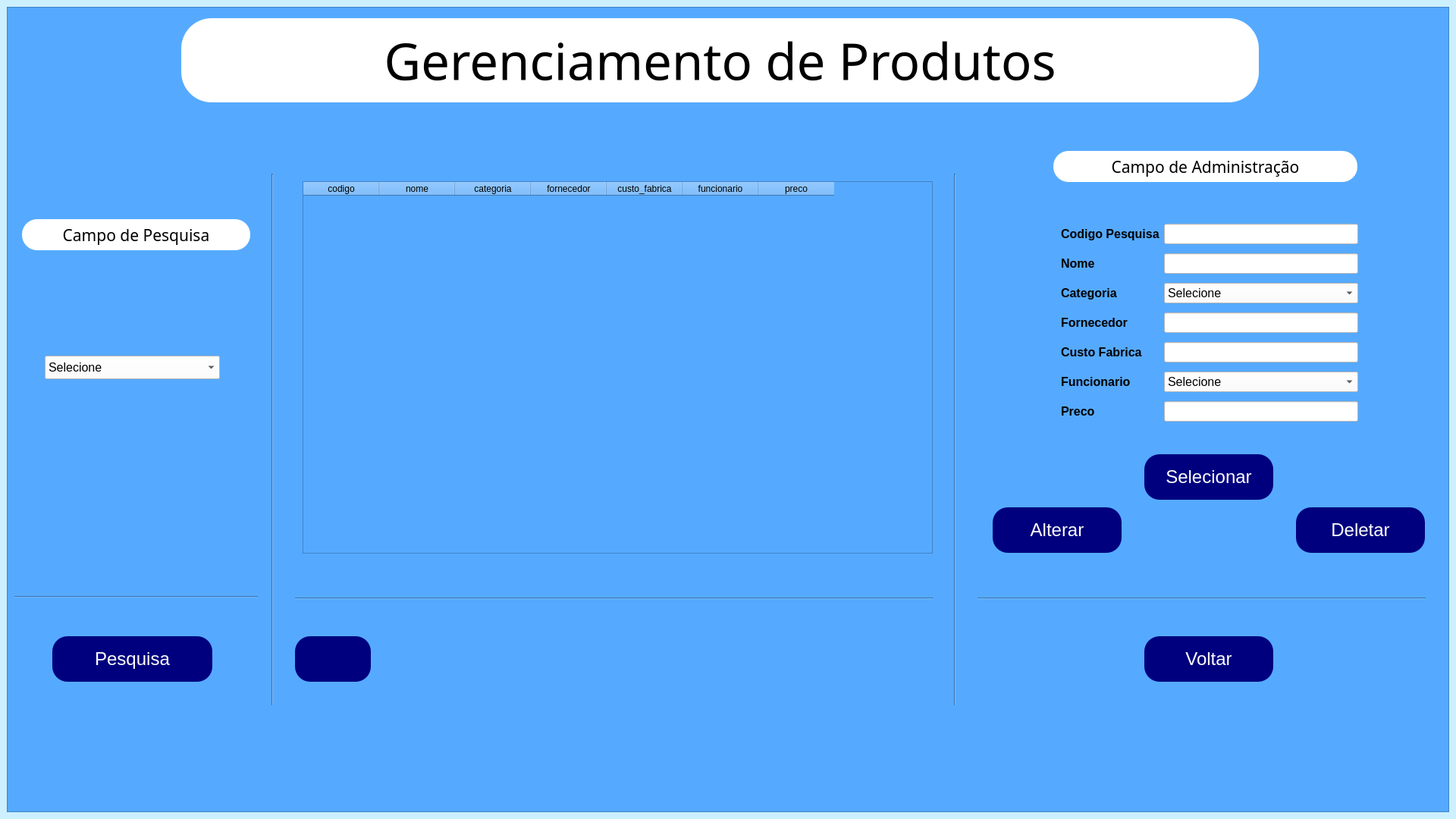
<?xml version="1.0" encoding="UTF-8"?>
<ui version="4.0">
 <class>MainWindow</class>
 <widget class="QMainWindow" name="MainWindow">
  <property name="geometry">
   <rect>
    <x>0</x>
    <y>0</y>
    <width>1920</width>
    <height>1080</height>
   </rect>
  </property>
  <property name="windowTitle">
   <string>Kitton Informática - Configuração</string>
  </property>
  <property name="windowIcon">
   <iconset>
    <normaloff>Imagens/Logomarca Ícone.ico</normaloff>Imagens/Logomarca Ícone.ico</iconset>
  </property>
  <property name="styleSheet">
   <string notr="true">background-color: rgb(205,240,255);</string>
  </property>
  <widget class="QWidget" name="centralwidget">
   <layout class="QGridLayout" name="gridLayout">
    <item row="0" column="0">
     <widget class="QFrame" name="frame_2">
      <property name="layoutDirection">
       <enum>Qt::LeftToRight</enum>
      </property>
      <property name="styleSheet">
       <string notr="true">background-color: rgb(85, 170, 255);</string>
      </property>
      <property name="frameShape">
       <enum>QFrame::StyledPanel</enum>
      </property>
      <property name="frameShadow">
       <enum>QFrame::Raised</enum>
      </property>
      <widget class="QPushButton" name="botaoSelecionar">
       <property name="geometry">
        <rect>
         <x>1500</x>
         <y>590</y>
         <width>170</width>
         <height>60</height>
        </rect>
       </property>
       <property name="font">
        <font>
         <family>Arial</family>
         <pointsize>18</pointsize>
        </font>
       </property>
       <property name="cursor">
        <cursorShape>PointingHandCursor</cursorShape>
       </property>
       <property name="styleSheet">
        <string notr="true">QPushButton{
background-color: rgb(0, 0, 127);
	color: rgb(255, 255, 255);
border-radius: 20px;
}
QPushButton:hover
{
   background-color:white;
	color: rgb(0, 0, 0);
}</string>
       </property>
       <property name="text">
        <string>Selecionar</string>
       </property>
      </widget>
      <widget class="QPushButton" name="botaoVoltar">
       <property name="geometry">
        <rect>
         <x>1500</x>
         <y>830</y>
         <width>170</width>
         <height>60</height>
        </rect>
       </property>
       <property name="font">
        <font>
         <family>Arial</family>
         <pointsize>18</pointsize>
        </font>
       </property>
       <property name="cursor">
        <cursorShape>PointingHandCursor</cursorShape>
       </property>
       <property name="styleSheet">
        <string notr="true">QPushButton{
background-color: rgb(0, 0, 127);
	color: rgb(255, 255, 255);
border-radius: 20px;
}
QPushButton:hover
{
   background-color:white;
	color: rgb(0, 0, 0);
}</string>
       </property>
       <property name="text">
        <string>Voltar</string>
       </property>
      </widget>
      <widget class="QTableWidget" name="tableWidget">
       <property name="geometry">
        <rect>
         <x>390</x>
         <y>230</y>
         <width>831</width>
         <height>491</height>
        </rect>
       </property>
       <column>
        <property name="text">
         <string>codigo</string>
        </property>
       </column>
       <column>
        <property name="text">
         <string>nome</string>
        </property>
       </column>
       <column>
        <property name="text">
         <string>categoria</string>
        </property>
       </column>
       <column>
        <property name="text">
         <string>fornecedor</string>
        </property>
       </column>
       <column>
        <property name="text">
         <string>custo_fabrica</string>
        </property>
       </column>
       <column>
        <property name="text">
         <string>funcionario</string>
        </property>
       </column>
       <column>
        <property name="text">
         <string>preco</string>
        </property>
       </column>
      </widget>
      <widget class="QPushButton" name="botaoAlterar">
       <property name="geometry">
        <rect>
         <x>1300</x>
         <y>660</y>
         <width>170</width>
         <height>60</height>
        </rect>
       </property>
       <property name="font">
        <font>
         <family>Arial</family>
         <pointsize>18</pointsize>
        </font>
       </property>
       <property name="cursor">
        <cursorShape>PointingHandCursor</cursorShape>
       </property>
       <property name="styleSheet">
        <string notr="true">QPushButton{
background-color: rgb(0, 0, 127);
	color: rgb(255, 255, 255);
border-radius: 20px;
}
QPushButton:hover
{
   background-color:white;
	color: rgb(0, 0, 0);
}</string>
       </property>
       <property name="text">
        <string>Alterar</string>
       </property>
      </widget>
      <widget class="QPushButton" name="botaoPesquisa">
       <property name="geometry">
        <rect>
         <x>60</x>
         <y>830</y>
         <width>211</width>
         <height>60</height>
        </rect>
       </property>
       <property name="font">
        <font>
         <family>Arial</family>
         <pointsize>18</pointsize>
        </font>
       </property>
       <property name="cursor">
        <cursorShape>PointingHandCursor</cursorShape>
       </property>
       <property name="styleSheet">
        <string notr="true">QPushButton{
background-color: rgb(0, 0, 127);
	color: rgb(255, 255, 255);
border-radius: 20px;
}
QPushButton:hover
{
   background-color:white;
	color: rgb(0, 0, 0);
}</string>
       </property>
       <property name="text">
        <string>Pesquisa</string>
       </property>
      </widget>
      <widget class="QLabel" name="label_3">
       <property name="geometry">
        <rect>
         <x>20</x>
         <y>280</y>
         <width>301</width>
         <height>41</height>
        </rect>
       </property>
       <property name="font">
        <font>
         <family>Segoe Print</family>
         <pointsize>16</pointsize>
        </font>
       </property>
       <property name="styleSheet">
        <string notr="true">background-color: rgb(255, 255, 255);
border-radius: 20px;</string>
       </property>
       <property name="text">
        <string>Campo de Pesquisa</string>
       </property>
       <property name="scaledContents">
        <bool>false</bool>
       </property>
       <property name="alignment">
        <set>Qt::AlignCenter</set>
       </property>
       <property name="wordWrap">
        <bool>true</bool>
       </property>
      </widget>
      <widget class="Line" name="line">
       <property name="geometry">
        <rect>
         <x>340</x>
         <y>220</y>
         <width>20</width>
         <height>701</height>
        </rect>
       </property>
       <property name="orientation">
        <enum>Qt::Vertical</enum>
       </property>
      </widget>
      <widget class="Line" name="line_2">
       <property name="geometry">
        <rect>
         <x>10</x>
         <y>770</y>
         <width>321</width>
         <height>16</height>
        </rect>
       </property>
       <property name="orientation">
        <enum>Qt::Horizontal</enum>
       </property>
      </widget>
      <widget class="Line" name="line_3">
       <property name="geometry">
        <rect>
         <x>380</x>
         <y>770</y>
         <width>841</width>
         <height>20</height>
        </rect>
       </property>
       <property name="orientation">
        <enum>Qt::Horizontal</enum>
       </property>
      </widget>
      <widget class="QPushButton" name="botaoDeletar">
       <property name="geometry">
        <rect>
         <x>1700</x>
         <y>660</y>
         <width>170</width>
         <height>60</height>
        </rect>
       </property>
       <property name="font">
        <font>
         <family>Arial</family>
         <pointsize>18</pointsize>
        </font>
       </property>
       <property name="cursor">
        <cursorShape>PointingHandCursor</cursorShape>
       </property>
       <property name="styleSheet">
        <string notr="true">QPushButton{
background-color: rgb(0, 0, 127);
	color: rgb(255, 255, 255);
border-radius: 20px;
}
QPushButton:hover
{
   background-color:white;
	color: rgb(0, 0, 0);
}</string>
       </property>
       <property name="text">
        <string>Deletar</string>
       </property>
      </widget>
      <widget class="QLabel" name="label_8">
       <property name="geometry">
        <rect>
         <x>1380</x>
         <y>190</y>
         <width>401</width>
         <height>41</height>
        </rect>
       </property>
       <property name="font">
        <font>
         <family>Segoe Print</family>
         <pointsize>16</pointsize>
        </font>
       </property>
       <property name="styleSheet">
        <string notr="true">background-color: rgb(255, 255, 255);
border-radius: 20px;</string>
       </property>
       <property name="text">
        <string>Campo de Administração</string>
       </property>
       <property name="scaledContents">
        <bool>false</bool>
       </property>
       <property name="alignment">
        <set>Qt::AlignCenter</set>
       </property>
       <property name="wordWrap">
        <bool>true</bool>
       </property>
      </widget>
      <widget class="QWidget" name="layoutWidget">
       <property name="geometry">
        <rect>
         <x>1390</x>
         <y>280</y>
         <width>392</width>
         <height>274</height>
        </rect>
       </property>
       <layout class="QGridLayout" name="gridLayout_2">
        <item row="1" column="0">
         <widget class="QLabel" name="label_4">
          <property name="font">
           <font>
            <family>Arial</family>
            <pointsize>12</pointsize>
            <weight>75</weight>
            <bold>true</bold>
           </font>
          </property>
          <property name="text">
           <string>Nome</string>
          </property>
         </widget>
        </item>
        <item row="1" column="1">
         <widget class="QLineEdit" name="nomeAlterar">
          <property name="font">
           <font>
            <family>Arial</family>
            <pointsize>12</pointsize>
           </font>
          </property>
          <property name="styleSheet">
           <string notr="true">background-color: rgb(255, 255, 255);</string>
          </property>
         </widget>
        </item>
        <item row="0" column="1">
         <widget class="QLineEdit" name="codigoPesquisa">
          <property name="font">
           <font>
            <family>Arial</family>
            <pointsize>12</pointsize>
           </font>
          </property>
          <property name="styleSheet">
           <string notr="true">background-color: rgb(255, 255, 255);</string>
          </property>
         </widget>
        </item>
        <item row="3" column="1">
         <widget class="QLineEdit" name="fornecedorAlterar">
          <property name="font">
           <font>
            <family>Arial</family>
            <pointsize>12</pointsize>
           </font>
          </property>
          <property name="styleSheet">
           <string notr="true">background-color: rgb(255, 255, 255);</string>
          </property>
         </widget>
        </item>
        <item row="3" column="0">
         <widget class="QLabel" name="label_5">
          <property name="font">
           <font>
            <family>Arial</family>
            <pointsize>12</pointsize>
            <weight>75</weight>
            <bold>true</bold>
           </font>
          </property>
          <property name="text">
           <string>Fornecedor</string>
          </property>
         </widget>
        </item>
        <item row="4" column="1">
         <widget class="QLineEdit" name="custo_fabAlterar">
          <property name="font">
           <font>
            <family>Arial</family>
            <pointsize>12</pointsize>
           </font>
          </property>
          <property name="styleSheet">
           <string notr="true">background-color: rgb(255, 255, 255);</string>
          </property>
         </widget>
        </item>
        <item row="5" column="0">
         <widget class="QLabel" name="label_7">
          <property name="font">
           <font>
            <family>Arial</family>
            <pointsize>12</pointsize>
            <weight>75</weight>
            <bold>true</bold>
           </font>
          </property>
          <property name="text">
           <string>Funcionario</string>
          </property>
         </widget>
        </item>
        <item row="4" column="0">
         <widget class="QLabel" name="label_6">
          <property name="font">
           <font>
            <family>Arial</family>
            <pointsize>12</pointsize>
            <weight>75</weight>
            <bold>true</bold>
           </font>
          </property>
          <property name="text">
           <string>Custo Fabrica</string>
          </property>
         </widget>
        </item>
        <item row="6" column="1">
         <widget class="QLineEdit" name="precoAlterar">
          <property name="font">
           <font>
            <family>Arial</family>
            <pointsize>12</pointsize>
           </font>
          </property>
          <property name="styleSheet">
           <string notr="true">background-color: rgb(255, 255, 255);</string>
          </property>
         </widget>
        </item>
        <item row="2" column="0">
         <widget class="QLabel" name="label_9">
          <property name="font">
           <font>
            <family>Arial</family>
            <pointsize>12</pointsize>
            <weight>75</weight>
            <bold>true</bold>
           </font>
          </property>
          <property name="text">
           <string>Categoria</string>
          </property>
         </widget>
        </item>
        <item row="6" column="0">
         <widget class="QLabel" name="preco">
          <property name="font">
           <font>
            <family>Arial</family>
            <pointsize>12</pointsize>
            <weight>75</weight>
            <bold>true</bold>
           </font>
          </property>
          <property name="text">
           <string>Preco</string>
          </property>
         </widget>
        </item>
        <item row="2" column="1">
         <widget class="QComboBox" name="categoriaAlterar">
          <property name="font">
           <font>
            <family>Arial</family>
            <pointsize>12</pointsize>
           </font>
          </property>
          <property name="styleSheet">
           <string notr="true">background-color: rgb(255, 255, 255);
color: rgb(0, 0, 0);</string>
          </property>
          <item>
           <property name="text">
            <string>Selecione</string>
           </property>
          </item>
          <item>
           <property name="text">
            <string>HD</string>
           </property>
          </item>
          <item>
           <property name="text">
            <string>SSD</string>
           </property>
          </item>
          <item>
           <property name="text">
            <string>Memória RAM</string>
           </property>
          </item>
          <item>
           <property name="text">
            <string>Placa-mãe</string>
           </property>
          </item>
          <item>
           <property name="text">
            <string>Mouse</string>
           </property>
          </item>
          <item>
           <property name="text">
            <string>Placa de Rede</string>
           </property>
          </item>
          <item>
           <property name="text">
            <string>Cabo de rede</string>
           </property>
          </item>
          <item>
           <property name="text">
            <string>Teclado</string>
           </property>
          </item>
          <item>
           <property name="text">
            <string>Monitor</string>
           </property>
          </item>
          <item>
           <property name="text">
            <string>Gabinete</string>
           </property>
          </item>
          <item>
           <property name="text">
            <string>Pendrive</string>
           </property>
          </item>
          <item>
           <property name="text">
            <string>Fonte de Alimentação</string>
           </property>
          </item>
          <item>
           <property name="text">
            <string>Cabo VGA</string>
           </property>
          </item>
          <item>
           <property name="text">
            <string>Cabo HDMI</string>
           </property>
          </item>
         </widget>
        </item>
        <item row="5" column="1">
         <widget class="QComboBox" name="funcionarioAlterar">
          <property name="font">
           <font>
            <family>Arial</family>
            <pointsize>12</pointsize>
           </font>
          </property>
          <property name="styleSheet">
           <string notr="true">background-color: rgb(255, 255, 255);
color: rgb(0, 0, 0);</string>
          </property>
          <item>
           <property name="text">
            <string>Selecione</string>
           </property>
          </item>
          <item>
           <property name="text">
            <string>Kamily Kathleen</string>
           </property>
          </item>
          <item>
           <property name="text">
            <string>Bruno Rangel</string>
           </property>
          </item>
          <item>
           <property name="text">
            <string>Ana Caroline</string>
           </property>
          </item>
          <item>
           <property name="text">
            <string>Fernanda Tayná</string>
           </property>
          </item>
          <item>
           <property name="text">
            <string>Matheus Souza</string>
           </property>
          </item>
         </widget>
        </item>
        <item row="0" column="0">
         <widget class="QLabel" name="label_2">
          <property name="font">
           <font>
            <family>Arial</family>
            <pointsize>12</pointsize>
            <weight>75</weight>
            <bold>true</bold>
           </font>
          </property>
          <property name="text">
           <string>Codigo Pesquisa</string>
          </property>
         </widget>
        </item>
       </layout>
      </widget>
      <widget class="QLabel" name="label_11">
       <property name="geometry">
        <rect>
         <x>230</x>
         <y>15</y>
         <width>1421</width>
         <height>111</height>
        </rect>
       </property>
       <property name="font">
        <font>
         <family>Segoe Print</family>
         <pointsize>50</pointsize>
        </font>
       </property>
       <property name="styleSheet">
        <string notr="true">background-color: rgb(255, 255, 255);
border-radius:40px;</string>
       </property>
       <property name="text">
        <string>Gerenciamento de Produtos</string>
       </property>
       <property name="scaledContents">
        <bool>false</bool>
       </property>
       <property name="alignment">
        <set>Qt::AlignCenter</set>
       </property>
       <property name="wordWrap">
        <bool>true</bool>
       </property>
      </widget>
      <widget class="QLabel" name="img3">
       <property name="geometry">
        <rect>
         <x>240</x>
         <y>20</y>
         <width>101</width>
         <height>101</height>
        </rect>
       </property>
       <property name="styleSheet">
        <string notr="true">background-color: rgb(255, 255, 255);
border-radius:40px;</string>
       </property>
       <property name="text">
        <string/>
       </property>
       <property name="pixmap">
        <pixmap>Imagens/Logomarca.png</pixmap>
       </property>
       <property name="scaledContents">
        <bool>true</bool>
       </property>
      </widget>
      <widget class="QLabel" name="img3_2">
       <property name="geometry">
        <rect>
         <x>1540</x>
         <y>20</y>
         <width>101</width>
         <height>101</height>
        </rect>
       </property>
       <property name="styleSheet">
        <string notr="true">background-color: rgb(255, 255, 255);
border-radius:40px;</string>
       </property>
       <property name="text">
        <string/>
       </property>
       <property name="pixmap">
        <pixmap>Imagens/Logomarca.png</pixmap>
       </property>
       <property name="scaledContents">
        <bool>true</bool>
       </property>
      </widget>
      <widget class="QComboBox" name="categoria">
       <property name="geometry">
        <rect>
         <x>50</x>
         <y>460</y>
         <width>231</width>
         <height>31</height>
        </rect>
       </property>
       <property name="font">
        <font>
         <family>Arial</family>
         <pointsize>12</pointsize>
        </font>
       </property>
       <property name="styleSheet">
        <string notr="true">background-color: rgb(255, 255, 255);
color: rgb(0, 0, 0);</string>
       </property>
       <item>
        <property name="text">
         <string>Selecione</string>
        </property>
       </item>
       <item>
        <property name="text">
         <string>HD</string>
        </property>
       </item>
       <item>
        <property name="text">
         <string>SSD</string>
        </property>
       </item>
       <item>
        <property name="text">
         <string>Memória RAM</string>
        </property>
       </item>
       <item>
        <property name="text">
         <string>Placa-mãe</string>
        </property>
       </item>
       <item>
        <property name="text">
         <string>Mouse</string>
        </property>
       </item>
       <item>
        <property name="text">
         <string>Placa de Rede</string>
        </property>
       </item>
       <item>
        <property name="text">
         <string>Cabo de rede</string>
        </property>
       </item>
       <item>
        <property name="text">
         <string>Teclado</string>
        </property>
       </item>
       <item>
        <property name="text">
         <string>Monitor</string>
        </property>
       </item>
       <item>
        <property name="text">
         <string>Gabinete</string>
        </property>
       </item>
       <item>
        <property name="text">
         <string>Pendrive</string>
        </property>
       </item>
       <item>
        <property name="text">
         <string>Fonte de Alimentação</string>
        </property>
       </item>
       <item>
        <property name="text">
         <string>Cabo VGA</string>
        </property>
       </item>
       <item>
        <property name="text">
         <string>Cabo HDMI</string>
        </property>
       </item>
      </widget>
      <widget class="Line" name="line_4">
       <property name="geometry">
        <rect>
         <x>1240</x>
         <y>220</y>
         <width>20</width>
         <height>701</height>
        </rect>
       </property>
       <property name="orientation">
        <enum>Qt::Vertical</enum>
       </property>
      </widget>
      <widget class="Line" name="line_5">
       <property name="geometry">
        <rect>
         <x>1280</x>
         <y>770</y>
         <width>591</width>
         <height>20</height>
        </rect>
       </property>
       <property name="orientation">
        <enum>Qt::Horizontal</enum>
       </property>
      </widget>
      <widget class="QPushButton" name="botaoAtualizar">
       <property name="geometry">
        <rect>
         <x>380</x>
         <y>830</y>
         <width>100</width>
         <height>60</height>
        </rect>
       </property>
       <property name="font">
        <font>
         <family>Arial</family>
         <pointsize>18</pointsize>
        </font>
       </property>
       <property name="cursor">
        <cursorShape>PointingHandCursor</cursorShape>
       </property>
       <property name="styleSheet">
        <string notr="true">QPushButton{
background-color: rgb(0, 0, 127);
	color: rgb(255, 255, 255);
border-radius: 20px;
}
QPushButton:hover
{
   background-color:white;
	color: rgb(0, 0, 0);
}</string>
       </property>
       <property name="text">
        <string/>
       </property>
       <property name="icon">
        <iconset>
         <normaloff>Imagens/atualizar.png</normaloff>Imagens/atualizar.png</iconset>
       </property>
       <property name="iconSize">
        <size>
         <width>50</width>
         <height>50</height>
        </size>
       </property>
      </widget>
      <zorder>layoutWidget</zorder>
      <zorder>botaoSelecionar</zorder>
      <zorder>botaoVoltar</zorder>
      <zorder>tableWidget</zorder>
      <zorder>botaoAlterar</zorder>
      <zorder>botaoPesquisa</zorder>
      <zorder>line</zorder>
      <zorder>line_2</zorder>
      <zorder>line_3</zorder>
      <zorder>botaoDeletar</zorder>
      <zorder>label_3</zorder>
      <zorder>label_8</zorder>
      <zorder>label_11</zorder>
      <zorder>img3</zorder>
      <zorder>img3_2</zorder>
      <zorder>categoria</zorder>
      <zorder>line_4</zorder>
      <zorder>line_5</zorder>
      <zorder>botaoAtualizar</zorder>
     </widget>
    </item>
   </layout>
  </widget>
 </widget>
 <resources/>
 <connections/>
</ui>
